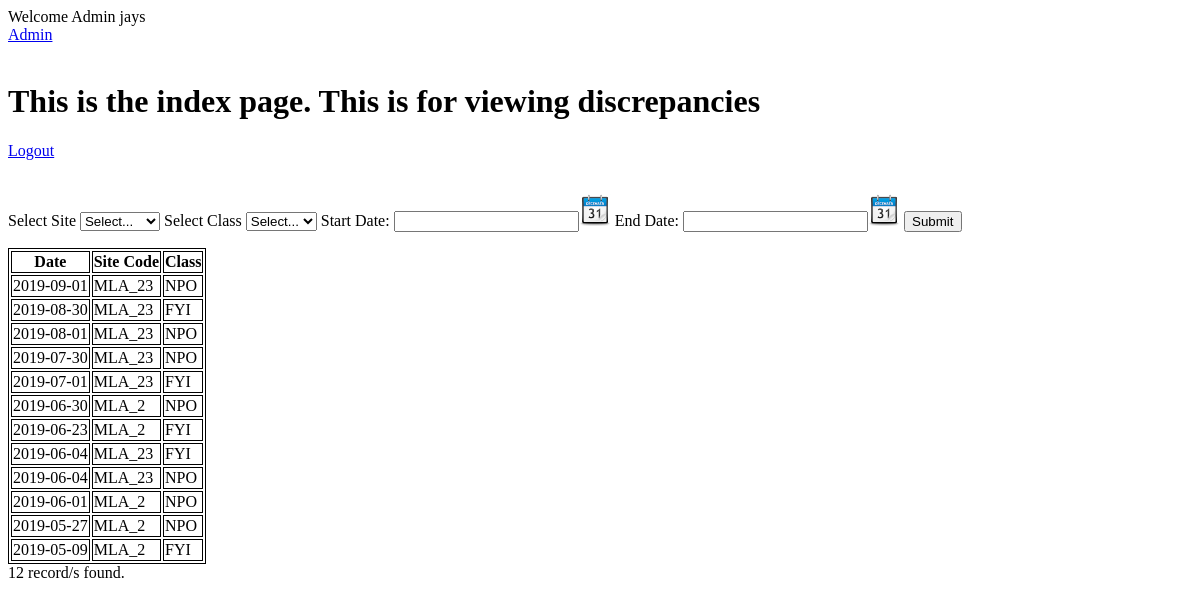
The app's page /PHP_code/public/index.php (signed in) with its own data.
### tables this page shows
CREATE TABLE `txlogs` (
  `DATE` date DEFAULT NULL,
  `SITE_CODE` char(255) DEFAULT NULL,
  `CLASS` char(255) DEFAULT NULL,
  `REPORT_STATUS` char(255) DEFAULT NULL,
  `TIME_START` datetime DEFAULT NULL,
  `TIME_END` datetime DEFAULT NULL,
  `DURATION` time DEFAULT NULL,
  `DESCRIPTION` longtext DEFAULT NULL,
  `TX_STATUS` char(255) DEFAULT NULL,
  `POWER_SOURCE` char(255) DEFAULT NULL,
  `DUTY_OE` char(255) DEFAULT NULL
);

### PHP_code/includes/functions.php (called while the page is built, shortened)
<?php
function sql_buider($post_variable_names,$datepickerstart,$datepickerend){
	$assoc_column = array();
	$sql = "SELECT * FROM txlogs WHERE ";
	$sqldate = "DATE BETWEEN " . "'" . $datepickerstart . "'" . " AND " . "'" . $datepickerend . "'";
	$sqlvalues = "";
 	if(empty($datepickerstart)){
 		$sqldate = "1=1";
 	}else{
 		$sqldate;
 	}
 	$sql = $sql . $sqldate . $sqlvalues . " ORDER BY DATE DESC";
 	return $sql;
}
function data_query($sql){
	global $db;
	$query = $db->prepare($sql);
	$query->execute();
	$row = $query->fetchAll();
	return $row;
}
?>

### PHP_code/public/index.php (the view, shortened to what this page needs)
<?php
require_once("../includes/functions.php");
include("javascripts/scripts.php");
?>
<!DOCTYPE html>
<html>
<head>
</head>
<body>
<?php
$username = $_SESSION['username'];
$admin = $_SESSION['admin'];
?>
<?php
if(isset($username) && ($admin)){
	echo "Welcome Admin " . $username;
	echo '<br/>';
	echo '<a href="admin.php">Admin</a>';
}elseif (isset($username)) {
	echo "Welcome " . $username;
}else{
	redirect_to('login.php');
}
?>
	<br/>
	<br/>
	<h1>This is the index page. This is for viewing discrepancies</h1>
    <a href="logout.php">Logout</a>
    <br/>
	<br/>
<p>
<form action="index.php" method="post" id="searchform">
Select Site
<select name="SITE_CODE" >
  <option value="">Select...</option>
</select>
Select Class
<select name="CLASS" >
  <option value="">Select...</option>
</select>
 Start Date: <input id="datepickerstart" readonly="readonly" name="datepickerstart">
 End Date: <input id="datepickerend" readonly="readonly" name="datepickerend">
<input type="submit" value="Submit">
</form>
</p>
<?php
$post_names = array('DATE','SITE_CODE','CLASS');
$datepickerstart = $_POST['datepickerstart'];
$datepickerend = $_POST['datepickerend'];
$sql = sql_buider($post_names,$datepickerstart,$datepickerend);
$row = data_query($sql);
if(empty($row)){
	echo "No Record Found";
}else{
?>
<table>
<tr>
<th>Date</th>
<th>Site Code</th>
<th>Class</th>
</tr>
<?php foreach($row as $rows){
	echo "<tr>";
	echo "<td>".$rows['DATE'];
	echo "<td>".$rows['SITE_CODE'];
	echo "<td>".$rows['CLASS'];
	echo "</tr>";
}
echo "</table>
</html>";
$result_count = result_count($sql);
echo $result_count . " record/s found." ;
}
?>

### PHP_code/public/javascripts/scripts.php (shortened to what this page needs)
<link rel="stylesheet" href="javascripts/jquery-ui.css">

### PHP_code/public/index.php (style rules this page uses)
table, th, td { border: 1px solid black; }

### records on screen
txlogs: DATE "2019-09-01", SITE_CODE "MLA_23", CLASS "NPO"
txlogs: DATE "2019-08-30", SITE_CODE "MLA_23", CLASS "FYI"
txlogs: DATE "2019-08-01", SITE_CODE "MLA_23", CLASS "NPO"
txlogs: DATE "2019-07-30", SITE_CODE "MLA_23", CLASS "NPO"
txlogs: DATE "2019-07-01", SITE_CODE "MLA_23", CLASS "FYI"
txlogs: DATE "2019-06-30", SITE_CODE "MLA_2", CLASS "NPO"
txlogs: DATE "2019-06-23", SITE_CODE "MLA_2", CLASS "FYI"
txlogs: DATE "2019-06-04", SITE_CODE "MLA_23", CLASS "FYI"
txlogs: DATE "2019-06-04", SITE_CODE "MLA_23", CLASS "NPO"
txlogs: DATE "2019-06-01", SITE_CODE "MLA_2", CLASS "NPO"
txlogs: DATE "2019-05-27", SITE_CODE "MLA_2", CLASS "NPO"
txlogs: DATE "2019-05-09", SITE_CODE "MLA_2", CLASS "FYI"

### other values on screen
$username "jays"
